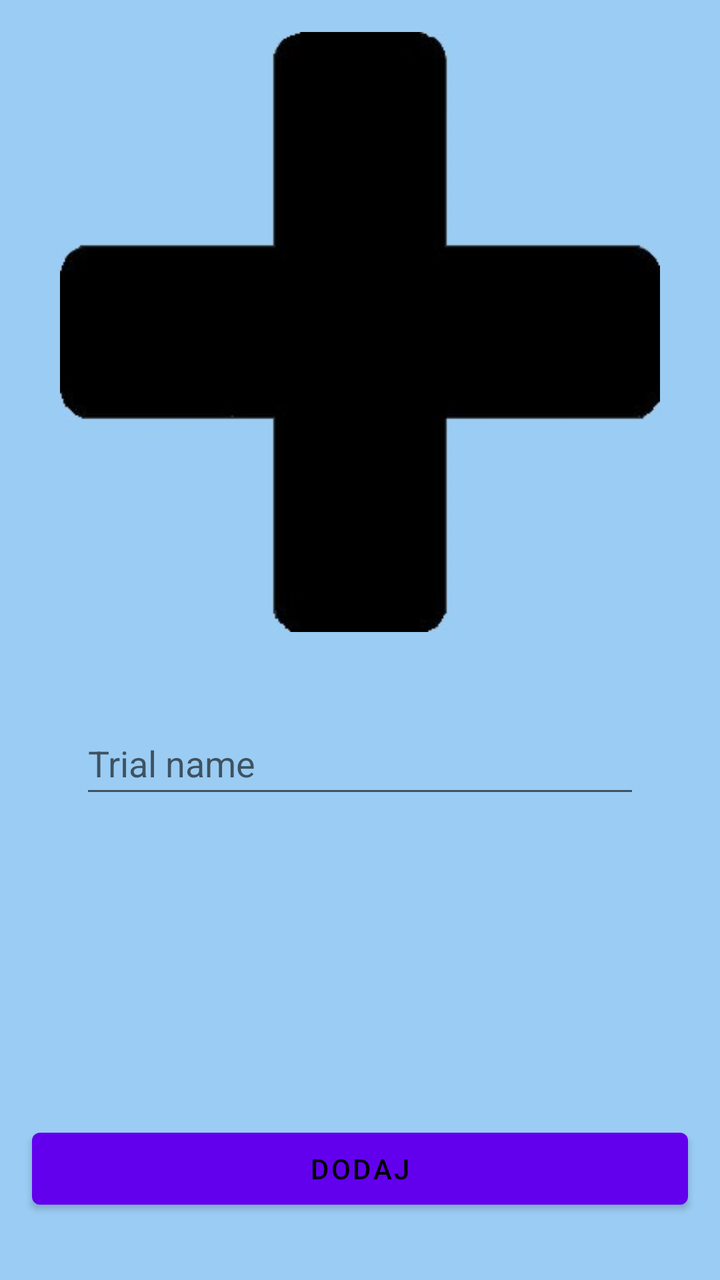
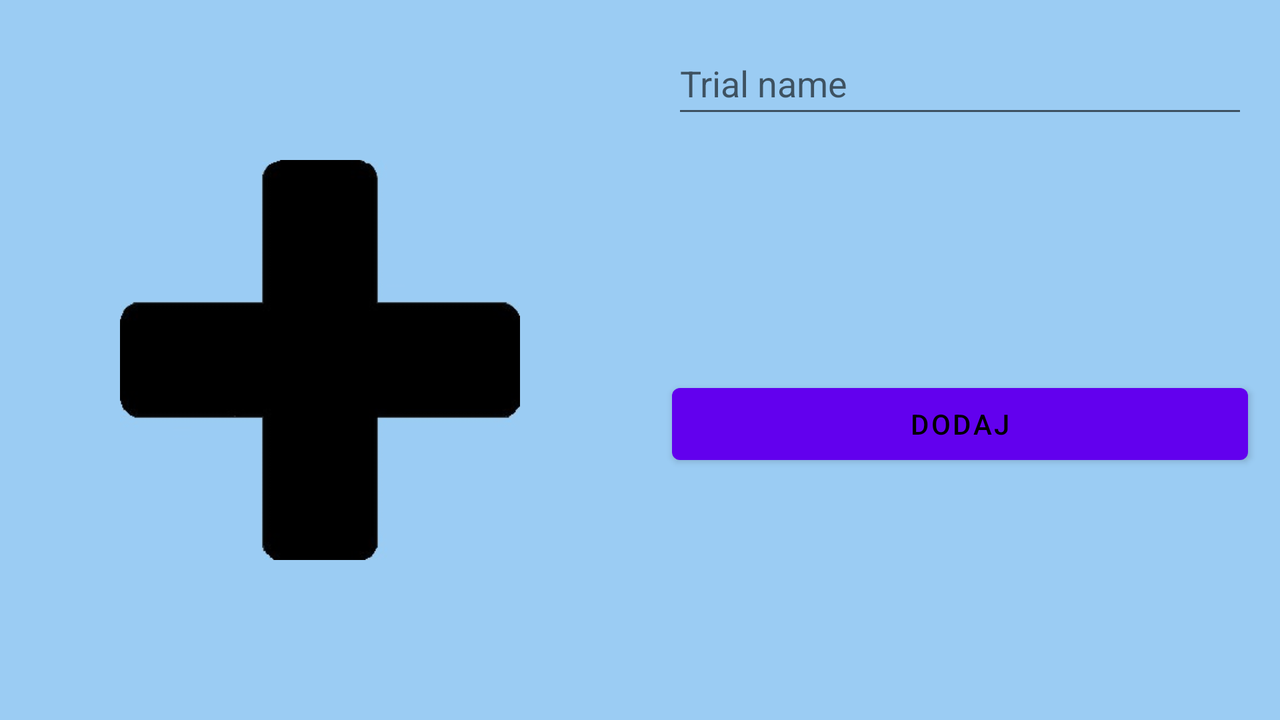

First picture: res/layout/ on a phone held upright. Second picture: the repository's own variant of that layout, on a device whose configuration matches the variant's folder. Source for both follows.
<!-- AndroidManifest.xml: application theme Theme.Szlaki -->
<!-- res/layout/fragment_new_trial.xml -->
<?xml version="1.0" encoding="utf-8"?>
<androidx.constraintlayout.widget.ConstraintLayout xmlns:android="http://schemas.android.com/apk/res/android"
    xmlns:app="http://schemas.android.com/apk/res-auto"
    xmlns:tools="http://schemas.android.com/tools"
    android:layout_width="match_parent"
    android:layout_height="match_parent"
    android:background="@color/blue"
    tools:context=".fragment.NewTrial">

    <EditText
        android:id="@+id/TrialName"
        android:layout_width="0dp"
        android:layout_height="48dp"
        android:layout_margin="40dp"
        android:hint="Trial name"
        app:layout_constraintEnd_toEndOf="parent"
        app:layout_constraintStart_toStartOf="parent"
        app:layout_constraintTop_toBottomOf="@id/TrialPicture"
        app:layout_constraintHorizontal_bias="0.5"
        tools:ignore="Deprecated,TextViewEdits" />

    <Button
        android:id="@+id/ButtonNewTrial"
        android:layout_width="0dp"
        android:layout_height="48dp"
        android:layout_margin="16dp"
        android:text="Dodaj"
        android:textColor="@color/black"
        app:layout_constraintEnd_toEndOf="parent"
        app:layout_constraintStart_toStartOf="parent"
        app:layout_constraintTop_toBottomOf="@id/TrialName"
        app:layout_constraintHorizontal_bias="0.5"
        app:layout_constraintBottom_toBottomOf="parent"
        app:layout_constraintVertical_bias="0.9" />

    <ImageView
        android:id="@+id/TrialPicture"
        android:layout_width="0dp"
        android:layout_height="0dp"
        android:layout_margin="16dp"
        android:contentDescription="@string/adasdasd"
        android:src="@drawable/plus"
        app:layout_constraintEnd_toEndOf="parent"
        app:layout_constraintStart_toStartOf="parent"
        app:layout_constraintTop_toTopOf="parent"
        app:layout_constraintBottom_toTopOf="@id/TrialName"
        app:layout_constraintHorizontal_bias="0.5"
        app:layout_constraintVertical_bias="0.5"
        app:layout_constraintHeight_max="300dp"
        app:layout_constraintWidth_max="300dp"/>

</androidx.constraintlayout.widget.ConstraintLayout>
<!-- resources referenced by this layout -->
<resources>
  <color name="black">#FF000000</color>
  <color name="blue">#9bccf3</color>
  <!-- drawable plus: jpg bitmap (drawable, 10530 bytes) -->
  <string name="adasdasd">ADASDASD</string>
  <style name="Theme.Szlaki" parent="Theme.MaterialComponents.DayNight.DarkActionBar">
          
          <item name="colorPrimary">@color/purple_500</item>
          <item name="colorPrimaryVariant">@color/purple_700</item>
          <item name="colorOnPrimary">@color/white</item>
          
          <item name="colorSecondary">@color/teal_200</item>
          <item name="colorSecondaryVariant">@color/teal_700</item>
          <item name="colorOnSecondary">@color/black</item>
          
          <item name="android:statusBarColor">?attr/colorPrimaryVariant</item>
          
      </style>
  <color name="purple_500">#FF6200EE</color>
  <color name="purple_700">#FF3700B3</color>
  <color name="white">#FFFFFFFF</color>
  <color name="teal_200">#FF03DAC5</color>
  <color name="teal_700">#FF018786</color>
</resources>
<!-- res/layout-land/fragment_new_trial.xml (the repository's variant of the layout above) -->
<!-- drawn on the phone turned sideways -->
<?xml version="1.0" encoding="utf-8"?>
<androidx.constraintlayout.widget.ConstraintLayout
    xmlns:android="http://schemas.android.com/apk/res/android"
    xmlns:app="http://schemas.android.com/apk/res-auto"
    xmlns:tools="http://schemas.android.com/tools"
    android:layout_width="match_parent"
    android:layout_height="match_parent"
    android:background="@color/blue"
    tools:context=".fragment.NewTrial">

    <androidx.constraintlayout.widget.Guideline
        android:id="@+id/guidelineVertical"
        android:layout_width="wrap_content"
        android:layout_height="wrap_content"
        android:orientation="vertical"
        app:layout_constraintGuide_percent="0.5" />

    <EditText
        android:id="@+id/TrialName"
        android:layout_width="0dp"
        android:layout_height="48dp"
        android:layout_margin="16dp"
        android:hint="Trial name"
        app:layout_constraintEnd_toEndOf="parent"
        app:layout_constraintStart_toStartOf="@id/guidelineVertical"
        app:layout_constraintTop_toTopOf="parent"
        app:layout_constraintHorizontal_bias="0.5"
        tools:ignore="Deprecated,TextViewEdits" />


    <Button
        android:id="@+id/ButtonNewTrial"
        android:layout_width="0dp"
        android:layout_height="48dp"
        android:layout_margin="16dp"
        android:text="Dodaj"
        android:textColor="@color/black"
        app:layout_constraintEnd_toEndOf="parent"
        app:layout_constraintStart_toStartOf="@id/guidelineVertical"
        app:layout_constraintTop_toBottomOf="@id/TrialName"
        app:layout_constraintHorizontal_bias="0.5"
        app:layout_constraintBottom_toBottomOf="parent"
        app:layout_constraintVertical_bias="0.5" />

    <ImageView
        android:id="@+id/TrialPicture"
        android:layout_width="0dp"
        android:layout_height="0dp"
        android:layout_margin="16dp"
        android:contentDescription="@string/adasdasd"
        android:src="@drawable/plus"
        app:layout_constraintEnd_toStartOf="@id/guidelineVertical"
        app:layout_constraintStart_toStartOf="parent"
        app:layout_constraintTop_toTopOf="parent"
        app:layout_constraintBottom_toBottomOf="parent"
        app:layout_constraintHorizontal_bias="0.5"
        app:layout_constraintVertical_bias="0.5"
        app:layout_constraintHeight_max="200dp"
        app:layout_constraintWidth_max="200dp" />
</androidx.constraintlayout.widget.ConstraintLayout>
